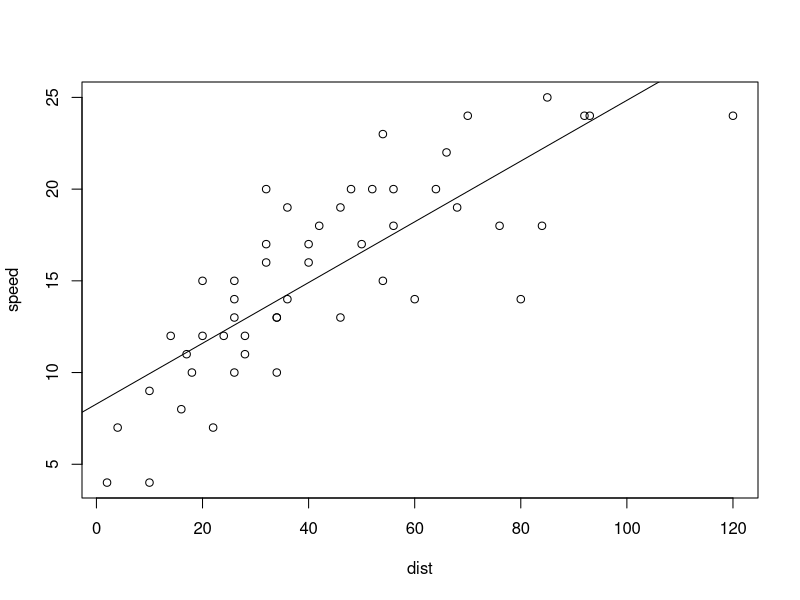
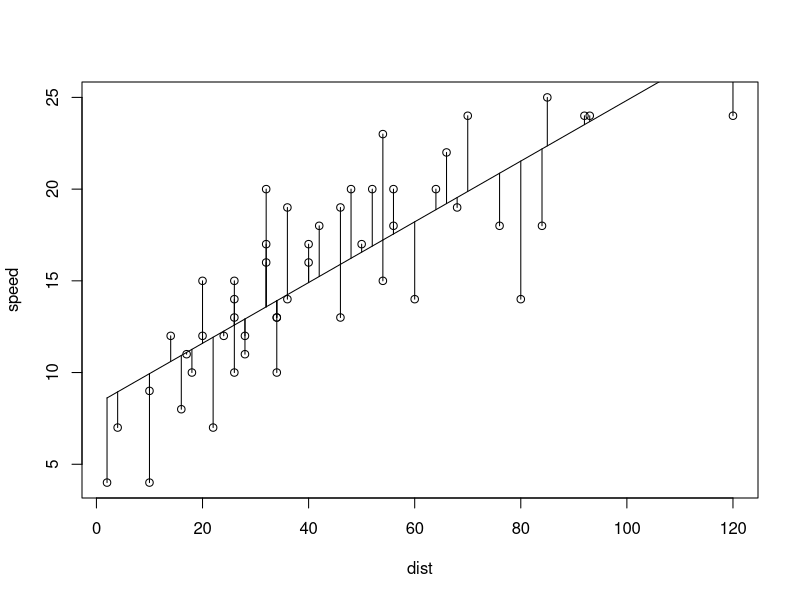
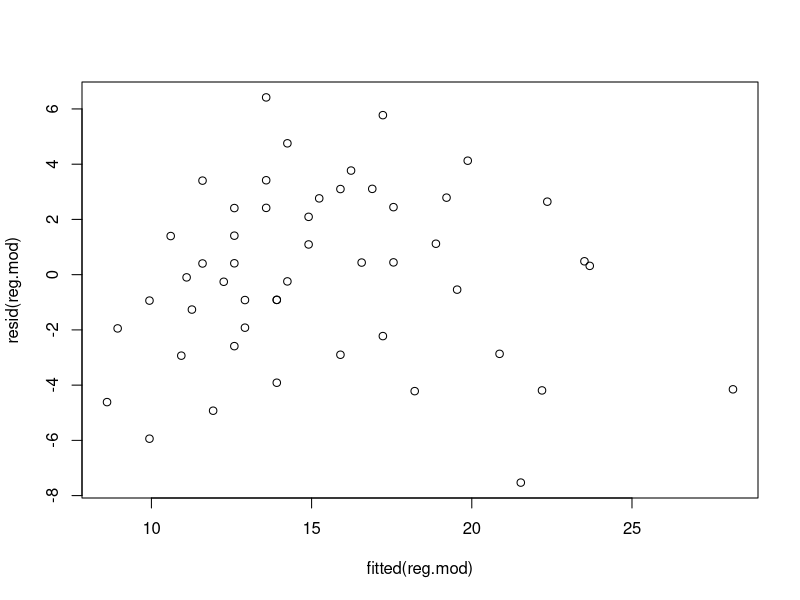
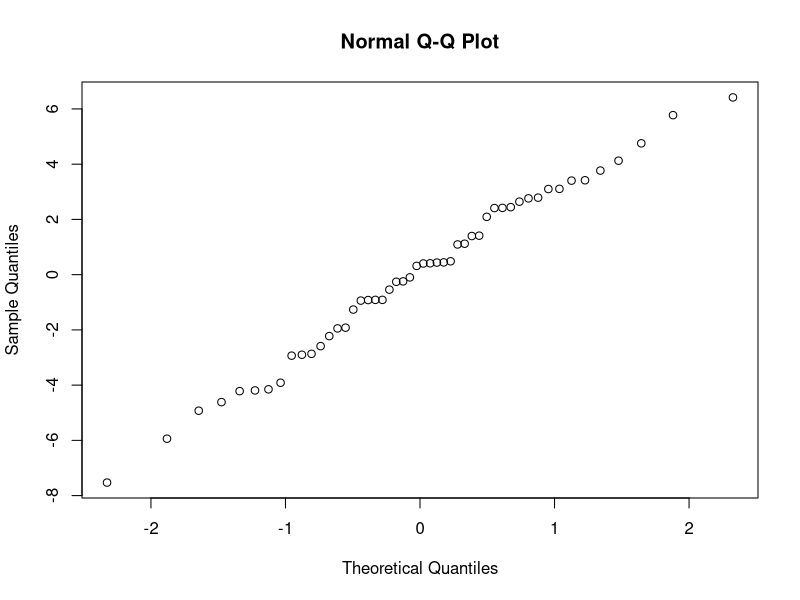

Write R code to recreate these figures, in order.
attach(cars)

reg.mod <- lm(speed ~ dist)

summary(reg.mod)

# Call:
# lm(formula = speed ~ dist)

# Residuals:
#     Min      1Q  Median      3Q     Max 
# -7.5293 -2.1550  0.3615  2.4377  6.4179 

# Coefficients:
#             Estimate Std. Error t value Pr(>|t|)    
# (Intercept)  8.28391    0.87438   9.474 1.44e-12 ***
# dist         0.16557    0.01749   9.464 1.49e-12 ***
# ---
# Signif. codes:  0 ‘***’ 0.001 ‘**’ 0.01 ‘*’ 0.05 ‘.’ 0.1 ‘ ’ 1

# Residual standard error: 3.156 on 48 degrees of freedom
# Multiple R-squared:  0.6511,	Adjusted R-squared:  0.6438 
# F-statistic: 89.57 on 1 and 48 DF,  p-value: 1.49e-12

#The best fitting straight line is speed = 8.284 + 0.166 x dist
#0.166 increase per unit change in dist

#0 < p value <0.05

#draw the points and add a fitted line

plot(dist, speed)
abline(reg.mod)

#
fitted(reg.mod)

#         1         2         3         4         5         6         7         8 
#  8.615041  9.939581  8.946176 11.926392 10.932987  9.939581 11.264122 12.588663 
#         9        10        11        12        13        14        15        16 
# 13.913203 11.098554 12.919798 10.601852 11.595257 12.257527 12.919798 12.588663 
#        17        18        19        20        21        22        23        24 
# 13.913203 13.913203 15.900014 12.588663 14.244338 18.217960 21.529312 11.595257 
#        25        26        27        28        29        30        31        32 
# 12.588663 17.224555 13.582068 14.906609 13.582068 14.906609 16.562284 15.237744 
#        33        34        35        36        37        38        39        40 
# 17.555690 20.867041 22.191582 14.244338 15.900014 19.542501 13.582068 16.231149 
#        41        42        43        44        45        46        47        48 
# 16.893420 17.555690 18.880230 19.211366 17.224555 19.873636 23.516123 23.681690 
#        49        50 
# 28.152015 22.357149 

#
resid(reg.mod)

#           1           2           3           4           5           6 
# -4.61504079 -5.93958139 -1.94617594 -4.92639228 -2.93298684 -0.93958139 
#           7           8           9          10          11          12 
# -1.26412199 -2.58866258 -3.91320318 -0.09855441 -1.91979773  1.39814831 
#          13          14          15          16          17          18 
#  0.40474287 -0.25752743 -0.91979773  0.41133742 -0.91320318 -0.91320318 
#          19          20          21          22          23          24 
# -2.90001408  1.41133742 -0.24433833 -4.21796012 -7.52931161  3.40474287 
#          25          26          27          28          29          30 
#  2.41133742 -2.22455467  2.41793197  1.09339137  3.41793197  2.09339137 
#          31          32          33          34          35          36 
#  0.43771563  2.76225622  0.44431018 -2.86704131 -4.19158191  4.75566167 
#          37          38          39          40          41          42 
#  3.09998592 -0.54250072  6.41793197  3.76885078  3.10658048  2.44431018 
#          43          44          45          46          47          48 
#  1.11976958  2.78863443  5.77544533  4.12636413  0.48387749  0.31830992 
#          49          50 
# -4.15201460  2.64285051 

#
plot(dist, speed)
lines(dist, fitted(reg.mod))

#
segments(dist, fitted(reg.mod), dist, speed)

#
plot(fitted(reg.mod), resid(reg.mod))

#
qqnorm(resid(reg.mod))

#
predict(reg.mod)


#         1         2         3         4         5         6         7         8 
#  8.615041  9.939581  8.946176 11.926392 10.932987  9.939581 11.264122 12.588663 
#         9        10        11        12        13        14        15        16 
# 13.913203 11.098554 12.919798 10.601852 11.595257 12.257527 12.919798 12.588663 
#        17        18        19        20        21        22        23        24 
# 13.913203 13.913203 15.900014 12.588663 14.244338 18.217960 21.529312 11.595257 
#        25        26        27        28        29        30        31        32 
# 12.588663 17.224555 13.582068 14.906609 13.582068 14.906609 16.562284 15.237744 
#        33        34        35        36        37        38        39        40 
# 17.555690 20.867041 22.191582 14.244338 15.900014 19.542501 13.582068 16.231149 
#        41        42        43        44        45        46        47        48 
# 16.893420 17.555690 18.880230 19.211366 17.224555 19.873636 23.516123 23.681690 
#        49        50 
# 28.152015 22.357149 

#
predict(reg.mod, int = "c")

#         fit       lwr      upr
# 1   8.615041  6.917090 10.31299
# 2   9.939581  8.472965 11.40620
# 3   8.946176  7.307526 10.58483
# 4  11.926392 10.764584 13.08820
# 5  10.932987  9.626909 12.23906

#
predict(reg.mod, int = "p")
#          fit       lwr      upr
# 1   8.615041  2.046715 15.18337
# 2   9.939581  3.427222 16.45194
# 3   8.946176  2.392929 15.49942
# 4  11.926392  5.475837 18.37695
# 5  10.932987  4.454892 17.41108

# Warning message:
# In predict.lm(reg.mod, int = "p") :
#   predictions on current data refer to _future_ responses
 

